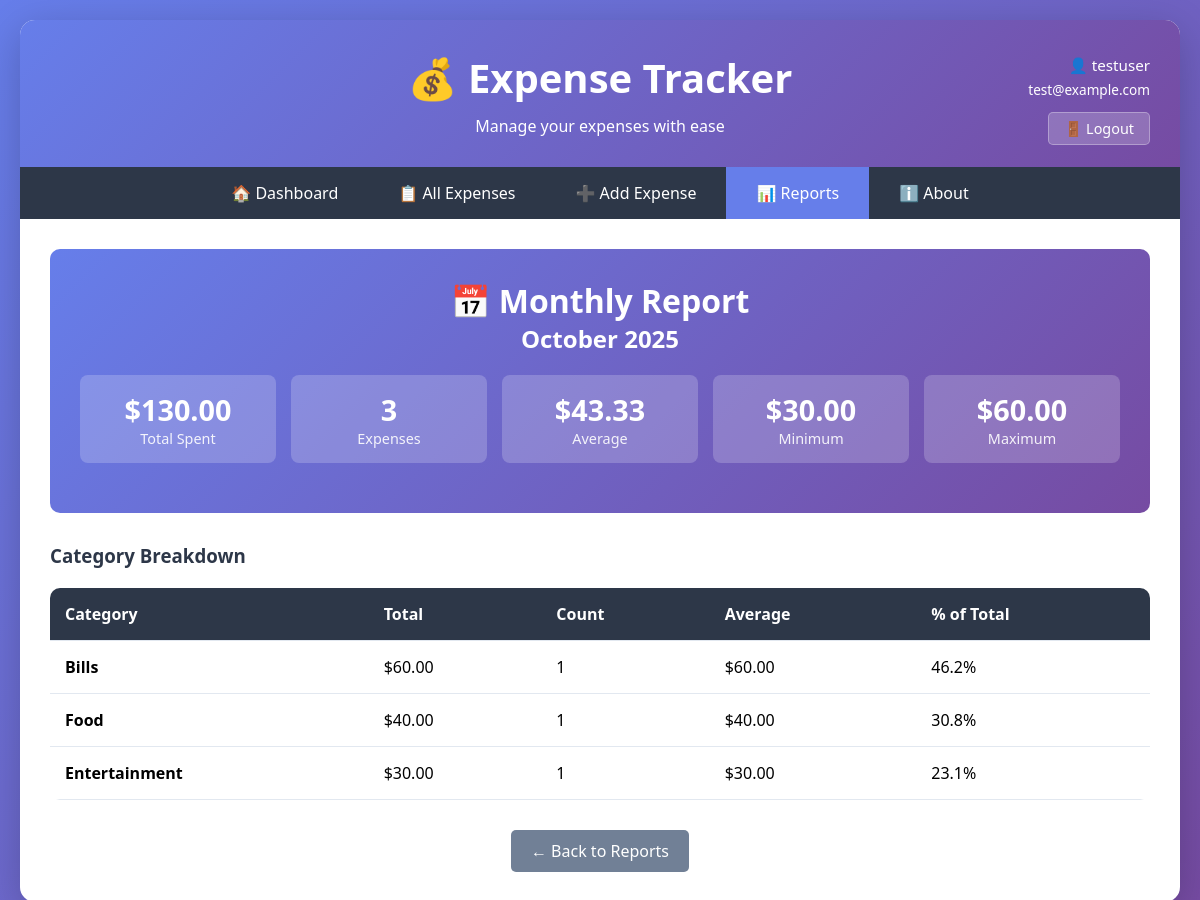
The app's page /reports/monthly (signed in) with its own data.
### tables this page shows
CREATE TABLE users (
            id INTEGER PRIMARY KEY AUTOINCREMENT,
            username TEXT UNIQUE NOT NULL,
            email TEXT UNIQUE NOT NULL,
            password_hash TEXT NOT NULL,
            created_at TEXT NOT NULL
        );

CREATE TABLE expenses (
            id INTEGER PRIMARY KEY AUTOINCREMENT,
            amount REAL NOT NULL,
            description TEXT NOT NULL,
            category TEXT NOT NULL,
            date TEXT NOT NULL
        , user_id INTEGER DEFAULT 1);

### web_app.py (the view)
@app.route('/reports/monthly')
@login_required
def monthly_report():
    year = request.args.get('year', datetime.now().year, type=int)
    month = request.args.get('month', datetime.now().month, type=int)
    conn = get_db_connection()
    start_date = f"{year}-{month:02d}-01 00:00:00"
    if month == 12:
        end_date = f"{year + 1}-01-01 00:00:00"
    else:
        end_date = f"{year}-{month + 1:02d}-01 00:00:00"
    category_stats = conn.execute('''
        SELECT category, SUM(amount) as total, COUNT(*) as count, AVG(amount) as average
        FROM expenses
        WHERE user_id = ? AND date >= ? AND date < ?
        GROUP BY category
        ORDER BY total DESC
    ''', (current_user.id, start_date, end_date)).fetchall()
    overall = conn.execute('''
        SELECT
            SUM(amount) as total,
            COUNT(*) as count,
            AVG(amount) as average,
            MIN(amount) as minimum,
            MAX(amount) as maximum
        FROM expenses
        WHERE user_id = ? AND date >= ? AND date < ?
    ''', (current_user.id, start_date, end_date)).fetchone()
    conn.close()
    month_names = ['', 'January', 'February', 'March', 'April', 'May', 'June',
                  'July', 'August', 'September', 'October', 'November', 'December']
    return render_template('monthly_report.html',
                         year=year,
                         month=month,
                         month_name=month_names[month],
                         category_stats=category_stats,
                         overall=overall)

### web_app.py (called while the page is built)
@login_manager.user_loader
def load_user(user_id):
    conn = sqlite3.connect(DB_FILE)
    conn.row_factory = sqlite3.Row
    cursor = conn.cursor()
    user = cursor.execute('SELECT * FROM users WHERE id = ?', (user_id,)).fetchone()
    conn.close()
    if user:
        return User(user['id'], user['username'], user['email'])
    return None

def get_db_connection():
    conn = sqlite3.connect(DB_FILE)
    conn.row_factory = sqlite3.Row
    return conn

### templates/monthly_report.html (shortened to what this page needs)
{% extends "base.html" %}
{% block content %}
<div class="report-header">
    <h1>📅 Monthly Report</h1>
    <h2>{{ month_name }} {{ year }}</h2>
    {% if overall.total %}
    <div class="stats-grid">
        <div class="stat-box">
            <div class="stat-value">${{ "%.2f"|format(overall.total) }}</div>
            <div class="stat-label">Total Spent</div>
        </div>
        <div class="stat-box">
            <div class="stat-value">{{ overall.count }}</div>
            <div class="stat-label">Expenses</div>
        </div>
        <div class="stat-box">
            <div class="stat-value">${{ "%.2f"|format(overall.average) }}</div>
            <div class="stat-label">Average</div>
        </div>
        <div class="stat-box">
            <div class="stat-value">${{ "%.2f"|format(overall.minimum) }}</div>
            <div class="stat-label">Minimum</div>
        </div>
        <div class="stat-box">
            <div class="stat-value">${{ "%.2f"|format(overall.maximum) }}</div>
            <div class="stat-label">Maximum</div>
        </div>
    </div>
    {% endif %}
</div>
{% if category_stats %}
<h3 style="margin-bottom: 20px; color: #2d3748;">Category Breakdown</h3>
<table>
    <thead>
        <tr>
            <th>Category</th>
            <th>Total</th>
            <th>Count</th>
            <th>Average</th>
            <th>% of Total</th>
        </tr>
    </thead>
    <tbody>
        {% for cat in category_stats %}
        <tr>
            <td><strong>{{ cat.category }}</strong></td>
            <td>${{ "%.2f"|format(cat.total) }}</td>
            <td>{{ cat.count }}</td>
            <td>${{ "%.2f"|format(cat.average) }}</td>
            <td>{{ "%.1f"|format((cat.total / overall.total) * 100) }}%</td>
        </tr>
        {% endfor %}
    </tbody>
</table>
{% else %}
<p style="text-align: center; padding: 50px; color: #718096;">No expenses for this month</p>
{% endif %}
<div style="margin-top: 30px; text-align: center;">
    <a href="{{ url_for('reports') }}" class="btn btn-secondary">← Back to Reports</a>
</div>
{% endblock %}

### templates/base.html (shortened to what this page needs)
<!DOCTYPE html>
<html lang="en">
<head>
</head>
<body>
    <div class="container">
        <div class="header">
            <div class="user-info">
                <p>👤 {{ current_user.username }}</p>
                <p style="font-size: 0.85em;">{{ current_user.email }}</p>
                <a href="{{ url_for('logout') }}" class="logout-btn">🚪 Logout</a>
            </div>
            <h1>💰 Expense Tracker</h1>
            <p>Manage your expenses with ease</p>
        </div>
        <div class="nav">
            <a href="{{ url_for('index') }}" {% if request.endpoint == 'index' %}class="active"{% endif %}>🏠 Dashboard</a>
            <a href="{{ url_for('expenses') }}" {% if request.endpoint == 'expenses' %}class="active"{% endif %}>📋 All Expenses</a>
            <a href="{{ url_for('add_expense') }}" {% if request.endpoint == 'add_expense' %}class="active"{% endif %}>➕ Add Expense</a>
            <a href="{{ url_for('reports') }}" {% if request.endpoint and 'report' in request.endpoint %}class="active"{% endif %}>📊 Reports</a>
            <a href="{{ url_for('about') }}" {% if request.endpoint == 'about' %}class="active"{% endif %}>ℹ️ About</a>
        </div>
        <div class="content">
            {% block content %}{% endblock %}
        </div>
    </div>
</body>
</html>

### templates/base.html (style rules this page uses)
* { margin: 0; padding: 0; box-sizing: border-box; }
body { font-family: 'Segoe UI', Tahoma, Geneva, Verdana, sans-serif; background: linear-gradient(135deg, #667eea 0%, #764ba2 100%); min-height: 100vh; padding: 20px; }
.container { max-width: 1200px; margin: 0 auto; background: white; border-radius: 15px; box-shadow: 0 10px 40px rgba(0,0,0,0.2); overflow: hidden; }
.header { background: linear-gradient(135deg, #667eea 0%, #764ba2 100%); color: white; padding: 30px; text-align: center; }
.header h1 { font-size: 2.5em; margin-bottom: 10px; }
.user-info { position: absolute; top: 30px; right: 30px; color: white; text-align: right; }
.user-info p { margin: 5px 0; font-size: 0.95em; }
.logout-btn { display: inline-block; margin-top: 8px; padding: 6px 15px; background: rgba(255,255,255,0.2); color: white; text-decoration: none; border-radius: 5px; border: 1px solid rgba(255,255,255,0.3); transition: all 0.3s; font-size: 0.9em; }
.header { position: relative; }
.nav { background: #2d3748; padding: 0; display: flex; justify-content: center; flex-wrap: wrap; }
.nav a { color: white; text-decoration: none; padding: 15px 30px; display: inline-block; transition: background 0.3s; }
.nav a.active { background: #667eea; }
.content { padding: 30px; }
.btn { padding: 10px 20px; border: none; border-radius: 5px; cursor: pointer; font-size: 1em; text-decoration: none; display: inline-block; transition: all 0.3s; }
.btn-secondary { background: #718096; color: white; }

### templates/monthly_report.html (style rules this page uses)
.report-header { background: linear-gradient(135deg, #667eea 0%, #764ba2 100%); color: white; padding: 30px; border-radius: 10px; margin-bottom: 30px; text-align: center; }
.stats-grid { display: grid; grid-template-columns: repeat(auto-fit, minmax(180px, 1fr)); gap: 15px; margin: 20px 0; }
.stat-box { background: rgba(255,255,255,0.2); padding: 15px; border-radius: 8px; text-align: center; }
.stat-value { font-size: 1.8em; font-weight: bold; }
.stat-label { font-size: 0.9em; opacity: 0.9; }
table { width: 100%; border-collapse: collapse; margin-top: 20px; background: white; border-radius: 10px; overflow: hidden; }
th, td { padding: 15px; text-align: left; border-bottom: 1px solid #e2e8f0; }
th { background: #2d3748; color: white; }

### records on screen
users: username "testuser", email "test@example.com"
expenses: category "Bills", total "60.00", count "1", average "60.00", total "46.2"
expenses: category "Food", total "40.00", count "1", average "40.00", total "30.8"
expenses: category "Entertainment", total "30.00", count "1", average "30.00", total "23.1"

### other values on screen
{{ month_name }} "October"
{{ year }} "2025"
{{ "%.2f"|format(overall.total) }} "130.00"
{{ overall.count }} "3"
{{ "%.2f"|format(overall.average) }} "43.33"
{{ "%.2f"|format(overall.minimum) }} "30.00"
{{ "%.2f"|format(overall.maximum) }} "60.00"
